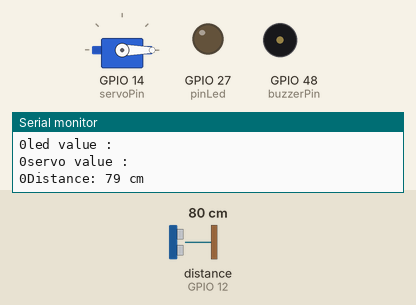
A sketch run on a simulated ESP32. Parts: servo, output pins drawn as LEDs (lit = HIGH), buzzer (waves = sounding, pin HIGH), the last lines printed to the serial monitor. Wiring (inferred from the names in the program): ultrasonic range finder: trigger GPIO 13; echo GPIO 12. The inputs (shaded band) are chosen by the test bench; at power-on: distance to the obstacle (sensor on GPIO 12) 80 cm. The echo pulse lasts 58.3 µs per cm; WiFi joins after 1.5 s; servers stay silent unless stated; pins used as bus, display or sensor lines are not drawn.

Above: at 2.7 s.
2.8 s: distance to the obstacle (sensor on GPIO 12) set to 66 cm
At 4.4 s:
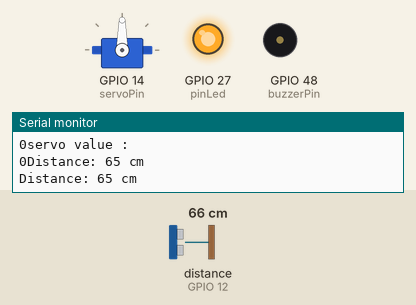
4.8 s: distance to the obstacle (sensor on GPIO 12) set to 120 cm
At 5.3 s:
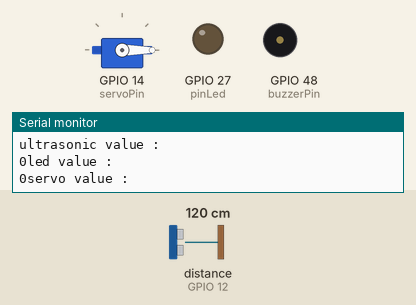
6.4 s: distance to the obstacle (sensor on GPIO 12) set to 2 cm
At 7.9 s:
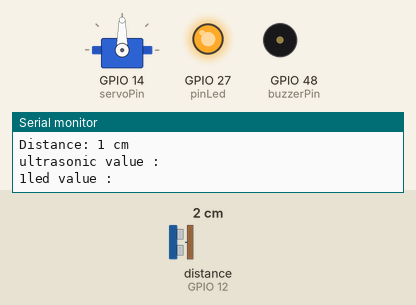
Timing chart, 0 to 9.4 s (numbered marks = the images above; inputs shaded):
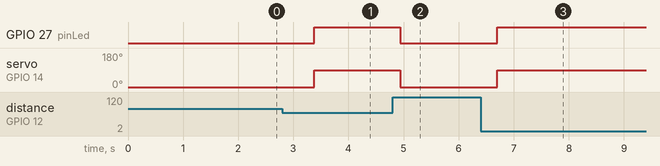

The sketch:

GarageRTDBFirebase.ino
```cpp
//////////////////////////////////////NOTES//////////////////////////////////////////////////////////////
// WE ONLY USE THIS TYPE OF WRITING IN VARAIBLES ===> flameThreshold
// AND THIS TYPE IN FUNCTION NAMES FOR EASY USE LASTER ===> read_flameSensor();
// EXCEPTION FOR THIS BOOL RETURN FUNCTION NAMES  ===> isFlameActivated();
/////////////////////////////////////// PIN DIAGRAM FOR ARDUINO /////////////////////////
#include <WiFi.h>
#include <Firebase_ESP_Client.h>
#include <ESP32Servo.h>
#define WIFI_SSID "Redmi Note 10 Pro"
#define WIFI_PASSWORD "12345678"
#define API_KEY "AIzaSyClbU_V4laMq0qZ1nyOJuuQTD0EawNX6aI"
#define DATABASE_URL "https://smart-home-18837-default-rtdb.firebaseio.com/"
#define USER_EMAIL "sazokamine@gmail.com"
#define USER_PASSWORD "123456"

FirebaseData fbdo;
FirebaseAuth auth;
FirebaseConfig config;

unsigned long prevMillis = 0;
const long interval = 1000; // Interval to check Firebase for updates (milliseconds)


//////////////////////////////////// INCLUDE LIBRARY HERE //////////////////////////////////////////////////////
#include <ESP32Servo.h>
/////////////////////////////////// GLOBAL VARIABLES HERE //////////////////////////////////////////////////////
// Define the pins for the FLAME sensor
#define flamePin A0  // Define the analog pin for flame sensor
#define buzzerPin 48  // Define the digital pin for the buzzer
uint16_t flameThreshold = 500;
// Define the pins for the ULTRASONIC sensor
#define trigPin  13 // Trigger pin
#define echoPin  12 // Echo pin
// Variables to store the duration and distance
long duration;
int distance;
uint8_t ultrasonicThreshold = 70;
//create servo object
Servo garageServo;


// Define the pin for the servo signal
#define servoPin 14
uint8_t zeroAngle = 0;
uint8_t rightAngle = 90;
int servoAngle = zeroAngle;
//define led pin
#define pinLed 27
#define ON true
#define OFF false
bool ledStatus = OFF;
////////////////////////////////// FUNCTIONS DECLRATIONS HERE ///////////////////////////////////////////
int read_flameSensor();//read flame value
bool isFlameActivated();//if there is fire return true
void activate_buzzer();// turn on if there is fire
void control_garage_door();//open door
void control_led(bool);//turn on/off led
int read_ultrasonicDistance();
void activate_system();
///////////////////FIREBASE FUNCTIONS////////////////
void update_ultrasonic_onFirebase(bool);
void update_led_onFirebase(bool);
void update_servo_onFirebase(uint8_t);
// void get_ultrasonic_fromFirebase();
// void get_led_fromFirebase();
// void get_servo_fromFirebase();
// void update_data_fromFirebase(bool);
// void getUpdate_dataStatus();
//////////////////////////////// BOOLEAN VARAIBLES HERE //////////////////////////////////////////////

void setup()
{
  Serial.begin(115200);
  // Connect to WiFi
  WiFi.begin(WIFI_SSID, WIFI_PASSWORD);
  Serial.print("Connecting to Wi-Fi");
  while (WiFi.status() != WL_CONNECTED)
  {
    Serial.print(".");
    delay(300);
  }
  Serial.println("\nConnected to Wi-Fi");

  // Initialize Firebase
  config.api_key = API_KEY;
  auth.user.email = USER_EMAIL;
  auth.user.password = USER_PASSWORD;
  config.database_url = DATABASE_URL;
  Firebase.begin(&config, &auth);
  Firebase.reconnectNetwork(true);

  // Initialize servo
  garageServo.attach(servoPin);

  // Set initial servo angle to 0 degrees
  garageServo.write(0);
////////////////////////// FLAME SENSOR HERE /////////////////////////////
  pinMode(flamePin, INPUT);  // Set flame sensor pin as input
////////////////////////// BUZZER  ///////////////////////////////////
  pinMode(buzzerPin, OUTPUT);  // Set buzzer pin as output
///////////////////////////////SERIAL MONITOR //////////////////////
  // Serial.begin(9600); // Initialize serial communication
/////////////////////////////// ULTRASONIC  //////////////////////
// Set trigger pin as an output and echo pin as an input
  pinMode(trigPin, OUTPUT);
  pinMode(echoPin, INPUT);
////////////////////////////////////////SERVO//////////////////////
garageServo.attach(servoPin);
//////////////////////////////LED//////////////////////////////
pinMode(pinLed, OUTPUT);
}

void loop() {
  // put your main code here, to run repeatedly:
  activate_system();
}

/////////////////////////////////////// FUNCTION DEFINTION HERE ///////////////////////////////////////
////////////////////////////////////////////FLAME HERE///////////////////////////////////////////////
int read_flameSensor()
{
  int flameValue = analogRead(flamePin);  // Read the analog value from flame sensor
  Serial.print("Flame Value: ");
  Serial.println(flameValue);  // Print the flame sensor value to serial monitor
  delay(500);  // Delay for 0.5 seconds before next reading
  return flameValue;
}

bool isFlameActivated()
{
  if(read_flameSensor() <= flameThreshold)
  {
    return true;
  }
  else
  {
    return false;
  }
}
/////////////////////////////////////BUZZER CODE ///////////////////////////////////////
void activate_buzzer()
{
  if(isFlameActivated())
  {
    buzzer_sirenSound(1);
    delay(1000);//time to wait until another reading
  }
  else
  {
    buzzer_sirenSound(0);
  }
}
void buzzer_sirenSound(byte switchControl)
{
  if(switchControl == 1)
  {
      // Generate the siren sound
      for (int i = 200; i <= 1000; i += 100)
      {
        tone(buzzerPin, i); // Generate tone at frequency i Hz
        delay(100); // Wait for a short duration
      }

      // Reverse the siren sound
      for (int i = 1000; i >= 200; i -= 100)
      {
        tone(buzzerPin, i); // Generate tone at frequency i Hz
        delay(100); // Wait for a short duration
      }
  }
    else
    noTone(buzzerPin);
}
///////////////////////////////////SERVO HERE //////////////////////////////
void control_garage_door()
{
  if(read_ultrasonic_distance() <= ultrasonicThreshold && read_ultrasonic_distance() != 0)
  {
    servoAngle = rightAngle;
    ledStatus = ON;
    garageServo.write(servoAngle);
    control_led(ledStatus);
    update_ultrasonic_onFirebase(true);
    update_led_onFirebase(ledStatus);
    update_servo_onFirebase(servoAngle);
  }

  else
  {
    ledStatus = OFF;
    servoAngle = zeroAngle;
    garageServo.write(servoAngle);
    control_led(ledStatus);
    update_ultrasonic_onFirebase(false);
    update_led_onFirebase(ledStatus);
    update_servo_onFirebase(servoAngle);
  }
  // getUpdate_dataStatus();
}
///////////////////////////////////////// LED HERE /////////////////////////
void control_led(bool switchControl)
{
  if(switchControl)
  {
    digitalWrite(pinLed,HIGH);
    delay(1000);//time to wait until turn off
  }

  else
   digitalWrite(pinLed,LOW);
}
/////////////////////////////////////// ULTRASONIC HERE ///////////////////
int read_ultrasonic_distance()
{
  // Clear the trigger pin
  digitalWrite(trigPin, LOW);
  delayMicroseconds(2);

  // Send a 10 microsecond pulse to the trigger pin
  digitalWrite(trigPin, HIGH);
  delayMicroseconds(10);
  digitalWrite(trigPin, LOW);

  // Measure the duration of the pulse on the echo pin
  duration = pulseIn(echoPin, HIGH);

  // Calculate the distance in centimeters
  distance = duration * 0.034 / 2;

  // Print the distance to the serial monitor
  Serial.print("Distance: ");
  Serial.print(distance);
  Serial.println(" cm");

  // Delay before taking the next measurement
  delay(100); // Adjust this delay as needed
  return distance;
}
///////////////////////////////// SYSTEM FUNCTIONS ///////////////////////////////////
void activate_system()
{
  // activate_buzzer();
  control_garage_door();
}

//////////////////////////// FIREBASE FUNCTIONS ////////////////////////////
void update_ultrasonic_onFirebase(bool val)
{
   if (Firebase.ready())
  {
    if (Firebase.RTDB.setInt(&fbdo, "/GarageUltrasonicStatus", val))
    {
      Serial.println("ultrasonic value : ");
      Serial.print(val);
    }
    else
    {
      Serial.println("Failed to send distance to Firebase: " + fbdo.errorReason());
    }
  }
}
void update_led_onFirebase(bool val)
{
   if (Firebase.ready())
  {
    if (Firebase.RTDB.setInt(&fbdo, "/GarageLedStatus", val))
    {
      Serial.println("led value : ");
      Serial.print(val);
    }
    else
    {
      Serial.println("Failed to send distance to Firebase: " + fbdo.errorReason());
    }
  }
}
void update_servo_onFirebase(uint8_t val)
{
   if (Firebase.ready())
  {
    if (Firebase.RTDB.setInt(&fbdo, "/GarageServoAngle", val))
    {
      Serial.println("servo value : ");
      Serial.print(val);
    }
    else
    {
      Serial.println("Failed to send distance to Firebase: " + fbdo.errorReason());
    }
  }
}
// void get_servo_fromFirebase()
// {

//   if (Firebase.RTDB.getInt(&fbdo, "/GarageServoAngle", &servoAngle))
//   {
//     Serial.print("Received servo angle from Firebase: ");
//     Serial.println(servoAngle);
//     garageServo.write(servoAngle);
//   }
//   else
//   {
//     Serial.println("Error reading servo angle from Firebase: " + fbdo.errorReason());
//   }
// }
// void get_led_fromFirebase()
// {

//   if (Firebase.RTDB.getInt(&fbdo, "/GarageLedStatus", &ledStatus))
//   {
//     Serial.println("led status is : ");
//     Serial.print(ledStatus);
//     digitalWrite(pinLed , ledStatus);
//   }
//   else
//   {
//     Serial.println("Error reading servo angle from Firebase: " + fbdo.errorReason());
//   }
// }
// void getUpdate_dataStatus()
// {
//   bool updateData = false;
//   if (Firebase.RTDB.getInt(&fbdo, "/updateDataStatus", &updateData))
//   {
//     Serial.println("status : ");
//     Serial.print(updateData);
//     update_data_fromFirebase(updateData);
//   }
//   else
//   {
//     Serial.println("Error reading servo angle from Firebase: " + fbdo.errorReason());
//   }
// }
// void update_data_fromFirebase(bool val)
// {
//   if(val)
//   {
//     get_servo_fromFirebase();
//     get_led_fromFirebase();
//   }
// }
```

Measured:
- the behaviour switches between 72 and 71 cm on distance to the obstacle (sensor on GPIO 12) (found by bisection; images 0 and 1)
- after the input at 2.8 s, GPIO 27 (pinLed): LOW → HIGH after 0.58 s; servo on GPIO 14 (servoPin): 0° → 90° after 0.58 s
- after the input at 4.8 s, GPIO 27 (pinLed): HIGH → LOW after 0.14 s; servo on GPIO 14 (servoPin): 90° → 0° after 0.14 s
- after the input at 6.4 s, GPIO 27 (pinLed): LOW → HIGH after 0.31 s; servo on GPIO 14 (servoPin): 0° → 90° after 0.31 s
